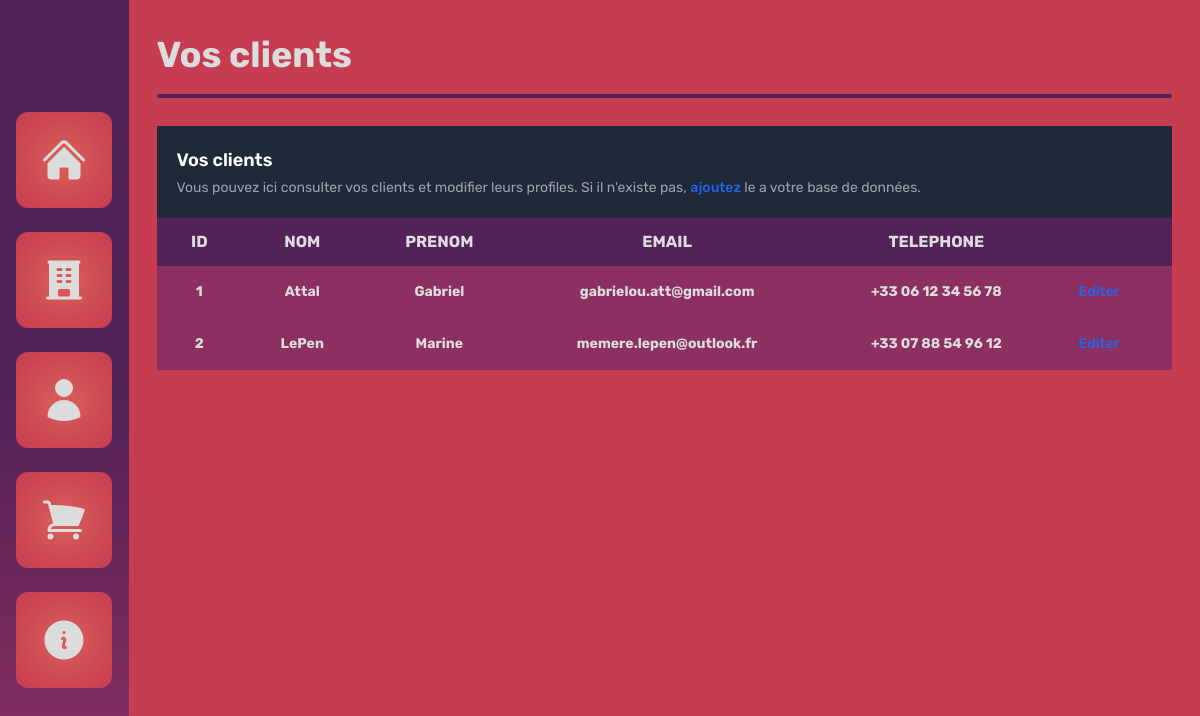
Page /clients on the earlier database version.
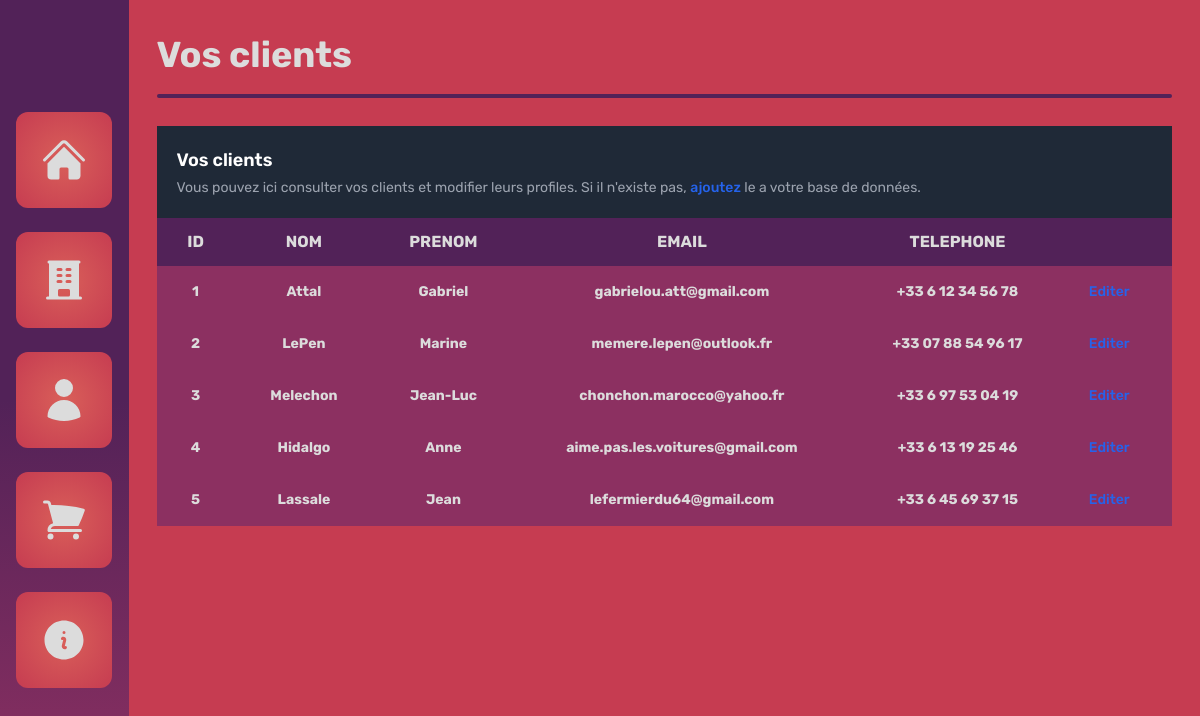
Same page on the later database version.
### tables this page shows
CREATE TABLE clients (id INTEGER PRIMARY KEY, nom TEXT, prenom TEXT, email TEXT, telephone TEXT);

### main.py (the view)
@app.route('/clients')
def clients():
    return render_template('clients/list.html', attributes=db_manager.get_attrubutes("clients"), clients=db_manager.get_clients())

### database_manager.py (called while the page is built)
    def get_attrubutes(self, table:str):
        return self.curseur.execute(f"PRAGMA table_info({table})").fetchall()

    def get_clients(self):
        return self.curseur.execute("SELECT * FROM clients").fetchall()

### templates/clients/list.html (shortened to what this page needs)
{% extends 'base.html' %}
{% block content %}
<section class="h-full w-full bg-[--palette-3] flex flex-col">
  <div class="w-full p-7 flex flex-col space-y-3">
    <span class="great-title">Vos clients</span>
    <div class="w-full h-1 bg-[--palette-1] rounded-lg"></div>
  </div>
<div class="h-full w-full px-7">
    <table class="w-full">
        <caption class="p-5 text-lg font-semibold text-left rtl:text-right text-white bg-gray-800">
            Vos clients
            <p class="mt-1 text-sm font-normal text-gray-400">Vous pouvez ici consulter vos clients et modifier leurs profiles. Si il n'existe pas, <a href="{{url_for('create_client')}}" class="font-medium text-blue-600 hover:underline">ajoutez</a> le a votre base de données.</p>
        </caption>
        <thead class="text-base base-text uppercase bg-[--palette-1] text-[--white-color]">
            <tr>
              {% for attribut in attributes %}
                <th scope="col" class="px-6 py-3">
                    <span>{{ attribut[1] }}</span>
                </th>
              {% endfor %}
                <th scope="col" class="px-6 py-3">
                </th>
            </tr>
        </thead>
        <tbody class="text-sm">
          {% for client in clients %}
          <tr class="bg-[--palette-2] border-b text-[--white-color]">
            {% for attribut in client %}
              <th scope="row" class="px-6 py-4">
                  <span>{{ attribut }}</span>
              </th>
            {% endfor %}
            <td class="px-6 py-4">
              <a href="{{ url_for('client', id=client[0]) }}" class="font-medium text-blue-600 hover:underline">Editer</a>
            </td>
          </tr>
          {% endfor %}
        </tbody>
    </table>
</div>
</section>
{% endblock %}

### templates/base.html (shortened to what this page needs)
<!DOCTYPE html>
<html lang="fr">
<head>
    <link rel="stylesheet" href="{{ url_for('static', filename= 'css/general.css') }}">
    <script src="https://cdn.tailwindcss.com"></script>
</head>
<body class="h-screen w-screen flex">
    <nav class="h-full w-36 flex flex-col justify-center items-center space-y-6 bg-[--nav-gradient]">
      <ul>
        <li>
          <a href="{{url_for('index')}}" class="w-24 h-24 rounded-xl flex justify-center items-center button-nav"title="Page d'accueil">
          </a>
        </li>
      </ul>
    <ul>
        <li>
          <a href="{{url_for('rooms')}}" class="w-24 h-24 rounded-xl flex justify-center items-center button-nav"title="Les salles de karaoké">
          </a>
        </li>
      </ul>
    <ul>
        <li>
          <a href="{{url_for('clients')}}" class="w-24 h-24 rounded-xl flex justify-center items-center button-nav"title="Page Clients">
          </a>
        </li>
      </ul>
    <ul>
        <li>
          <a href="{{url_for('orders')}}" class="w-24 h-24 rounded-xl flex justify-center items-center button-nav"title="Les commandes">
          </a>
        </li>
      </ul>
    <ul>
        <li>
          <a href="{{url_for('infos')}}" class="w-24 h-24 rounded-xl flex justify-center items-center button-nav"title="Page de crédits">
          </a>
        </li>
      </ul>
    </nav>
    {% block content %} {% endblock %}
</body>
</html>

### static/css/general.css (style rules this page uses)
html, body, div, span, applet, object, iframe, h1, h2, h3, h4, h5, h6, p, blockquote, pre, a, abbr, acronym, address, big, cite, code, del, dfn, em, img, ins, kbd, q, s, samp, small, strike, strong, sub, sup, tt, var, b, u, i, center, dl, dt, dd, ol, ul, li, fieldset, form, label, legend, table, caption, tbody, tfoot, thead, tr, th, td, article, aside, canvas, details, embed, figure, figcaption, footer, header, hgroup, menu, nav, output, ruby, section, summary, time, mark, audio, video { margin: 0; padding: 0; border: 0; font-size: 100%; font-family: "Rubik", sans-serif; vertical-align: baseline; }
:root { --nav-gradient: linear-gradient(180deg, #522258 50%, #8C3061 100%); --nav-button-gradient: radial-gradient(circle, #D95F59 0%, #C63C51 100%); --white-color: #dcdcdc; --palette-1: #522258; --palette-2: #8C3061; --palette-3: #C63C51; --palette-4: #D95F59; }
.great-title { color: var(--white-color); font-family: "Rubik", sans-serif; font-optical-sizing: auto; font-weight: 700; font-style: normal; font-size: 36px; }
.base-text { font-family: "Rubik", sans-serif; font-optical-sizing: auto; font-weight: 700; font-style: normal; }
nav { background: var(--nav-gradient); }
.button-nav { background: var(--nav-button-gradient); }

Differences in the rows shown:
changed clients "Attal": telephone "+33 06 12 34 56 78" → "+33 6 12 34 56 78"
changed clients "LePen": telephone "+33 07 88 54 96 12" → "+33 07 88 54 96 17"
added clients: client "3", nom "Melechon", prenom "Jean-Luc", email "chonchon.marocco@yahoo.fr", telephone "+33 6 97 53 04 19"
added clients: client "4", nom "Hidalgo", prenom "Anne", email "aime.pas.les.voitures@gmail.com", telephone "+33 6 13 19 25 46"
added clients: client "5", nom "Lassale", prenom "Jean", email "lefermierdu64@gmail.com", telephone "+33 6 45 69 37 15"
